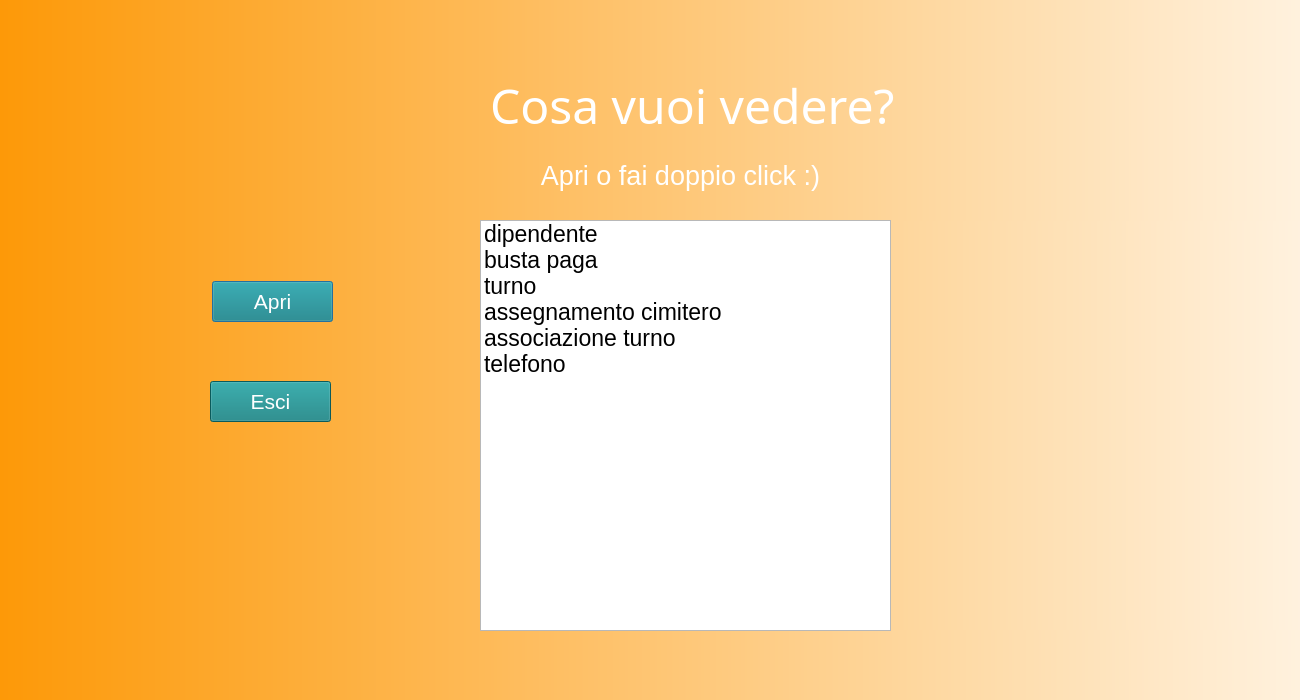
<?xml version="1.0" encoding="UTF-8"?>
<ui version="4.0">
 <class>Dialog</class>
 <widget class="QDialog" name="Dialog">
  <property name="geometry">
   <rect>
    <x>0</x>
    <y>0</y>
    <width>1300</width>
    <height>700</height>
   </rect>
  </property>
  <property name="windowTitle">
   <string>Dialog</string>
  </property>
  <widget class="QWidget" name="bgwidget" native="true">
   <property name="geometry">
    <rect>
     <x>0</x>
     <y>0</y>
     <width>1500</width>
     <height>800</height>
    </rect>
   </property>
   <property name="styleSheet">
    <string notr="true">QWidget#bgwidget{
	background-color: qlineargradient(spread:pad, x1:0, y1:0, x2:1, y2:0, stop:0 rgba(253, 153, 8, 255), stop:1 rgba(255, 255, 255, 255));

}</string>
   </property>
   <widget class="QLabel" name="image">
    <property name="enabled">
     <bool>true</bool>
    </property>
    <property name="geometry">
     <rect>
      <x>-200</x>
      <y>-270</y>
      <width>1800</width>
      <height>1300</height>
     </rect>
    </property>
    <property name="styleSheet">
     <string notr="true">border-radius:50%;
image: url(:/images/1.png);
</string>
    </property>
    <property name="text">
     <string/>
    </property>
    <property name="scaledContents">
     <bool>true</bool>
    </property>
   </widget>
   <widget class="QLabel" name="label">
    <property name="geometry">
     <rect>
      <x>490</x>
      <y>60</y>
      <width>441</width>
      <height>91</height>
     </rect>
    </property>
    <property name="font">
     <font>
      <family>Bangla MN</family>
      <pointsize>36</pointsize>
      <weight>50</weight>
      <italic>false</italic>
      <bold>false</bold>
     </font>
    </property>
    <property name="styleSheet">
     <string notr="true">font: 36pt;
background: transparent;
color: rgb(255,255,255);</string>
    </property>
    <property name="text">
     <string>Cosa vuoi vedere?</string>
    </property>
   </widget>
   <widget class="QPushButton" name="apri">
    <property name="geometry">
     <rect>
      <x>212</x>
      <y>281</y>
      <width>121</width>
      <height>41</height>
     </rect>
    </property>
    <property name="font">
     <font>
      <pointsize>16</pointsize>
     </font>
    </property>
    <property name="styleSheet">
     <string notr="true">color: rgb(255, 255, 255);
background-color: rgb(16, 128, 128);</string>
    </property>
    <property name="text">
     <string>Apri</string>
    </property>
   </widget>
   <widget class="QPushButton" name="esci">
    <property name="geometry">
     <rect>
      <x>210</x>
      <y>381</y>
      <width>121</width>
      <height>41</height>
     </rect>
    </property>
    <property name="font">
     <font>
      <pointsize>16</pointsize>
     </font>
    </property>
    <property name="styleSheet">
     <string notr="true">color: rgb(255, 255, 255);
background-color: rgb(16, 128, 128);</string>
    </property>
    <property name="text">
     <string>Esci</string>
    </property>
   </widget>
   <widget class="QListWidget" name="listWidget">
    <property name="geometry">
     <rect>
      <x>480</x>
      <y>220</y>
      <width>411</width>
      <height>411</height>
     </rect>
    </property>
    <property name="font">
     <font>
      <pointsize>17</pointsize>
     </font>
    </property>
    <item>
     <property name="text">
      <string>dipendente</string>
     </property>
    </item>
    <item>
     <property name="text">
      <string>busta paga</string>
     </property>
    </item>
    <item>
     <property name="text">
      <string>turno</string>
     </property>
    </item>
    <item>
     <property name="text">
      <string>assegnamento cimitero</string>
     </property>
    </item>
    <item>
     <property name="text">
      <string>associazione turno</string>
     </property>
    </item>
    <item>
     <property name="text">
      <string>telefono</string>
     </property>
    </item>
   </widget>
   <widget class="QLabel" name="label_2">
    <property name="geometry">
     <rect>
      <x>500</x>
      <y>130</y>
      <width>361</width>
      <height>91</height>
     </rect>
    </property>
    <property name="font">
     <font>
      <pointsize>20</pointsize>
      <weight>50</weight>
      <italic>false</italic>
      <bold>false</bold>
     </font>
    </property>
    <property name="styleSheet">
     <string notr="true">font: 20pt;
background: transparent;
color: rgb(255,255,255);</string>
    </property>
    <property name="text">
     <string>Apri o fai doppio click :)</string>
    </property>
    <property name="alignment">
     <set>Qt::AlignCenter</set>
    </property>
   </widget>
  </widget>
 </widget>
 <resources>
  <include location="../source.qrc"/>
 </resources>
 <connections/>
</ui>
